Frame 1 (no input): blank canvas, image omitted
Frame 60 (the mouse pressed at the canvas centre just before this capture): blank canvas, image omitted
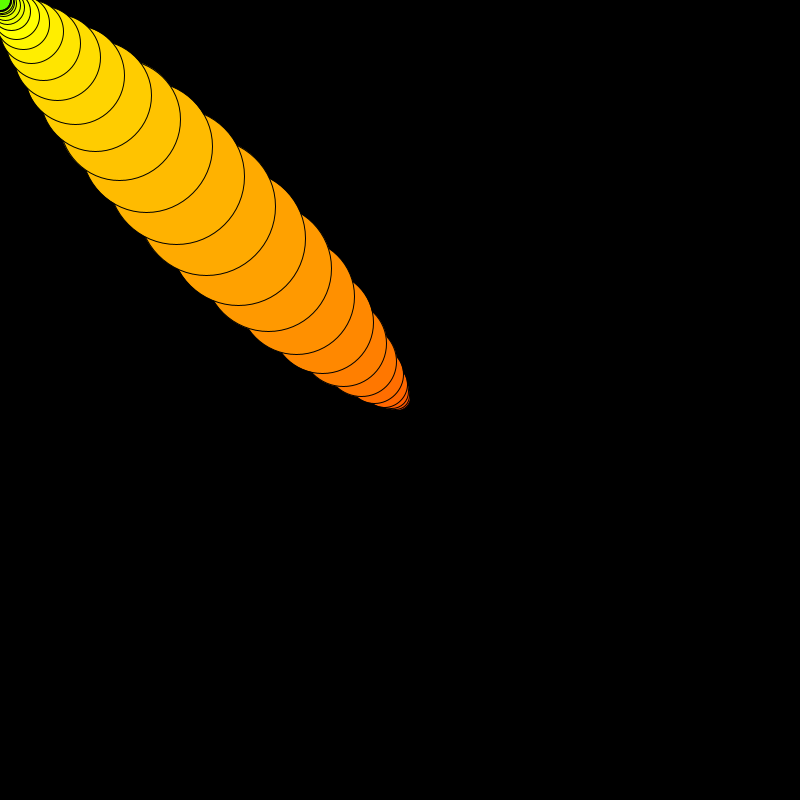
Frame 120 (the mouse held since frame 60 and released just before this capture)

The Processing sketch whose frames 1 and 60 were blank and that drew this single picture after the mouse press (run headless with seeded random() and noise(); from frame 60 on, the mouse is pressed at the canvas centre):

// Processing sketch: LSI_071_snakeVar
// ── LSI_071_snakeVar.pde
int nr=50;

float[] size = new float[nr]; 
float[] posX = new float[nr]; 
float[] posY = new float[nr]; 

void setup(){ 
  size(800,800);
colorMode(HSB,360,100,100);
}

void draw(){

background(0);


for(int i=0;i<nr;i++){ 
if (i==0){
  size[0]=20;
  posX[0]=mouseX;
  posY[0]=mouseY;
}
else{
 
  float varSize= dist(posX[i],posY[i],posX[i-1],posY[i-1]);
  
 size[i]=size[0]+varSize*2;
 posX[i]+=(posX[i-1]-posX[i])*0.25;
 posY[i]+=(posY[i-1]-posY[i])*0.25; 

}
fill(i*2,100,100);
ellipse(posX[i],posY[i],size[i],size[i]);

}



}
